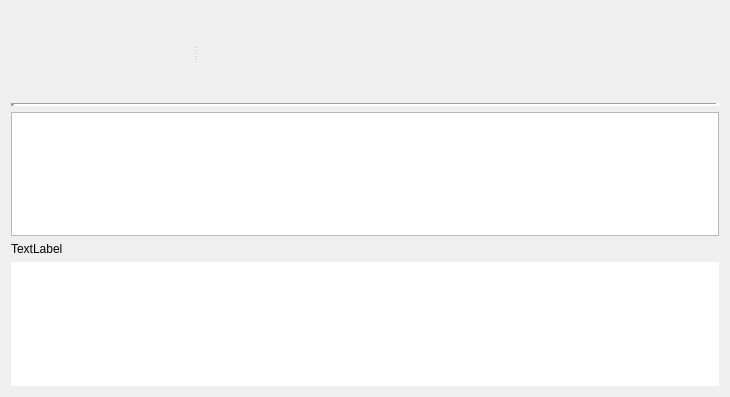
                  <widget class="QWidget" name="scrollAreaWidgetContents_2">
                   <property name="geometry">
                    <rect>
                     <x>0</x>
                     <y>0</y>
                     <width>730</width>
                     <height>397</height>
                    </rect>
                   </property>
                   <layout class="QVBoxLayout" name="verticalLayout_12">
                    <item>
                     <widget class="QSplitter" name="splitter_2">
                      <property name="orientation">
                       <enum>Qt::Orientation::Horizontal</enum>
                      </property>
                      <widget class="QLabel" name="cover">
                       <property name="maximumSize">
                        <size>
                         <width>240</width>
                         <height>240</height>
                        </size>
                       </property>
                       <property name="text">
                        <string/>
                       </property>
                       <property name="scaledContents">
                        <bool>true</bool>
                       </property>
                      </widget>
                      <widget class="QWidget" name="metaContainer" native="true">
                       <layout class="QVBoxLayout" name="verticalLayout_10">
                        <item>
                         <spacer name="verticalSpacer">
                          <property name="orientation">
                           <enum>Qt::Orientation::Vertical</enum>
                          </property>
                          <property name="sizeHint" stdset="0">
                           <size>
                            <width>20</width>
                            <height>40</height>
                           </size>
                          </property>
                         </spacer>
                        </item>
                        <item>
                         <widget class="QLabel" name="title">
                          <property name="font">
                           <font>
                            <pointsize>14</pointsize>
                            <bold>true</bold>
                           </font>
                          </property>
                          <property name="text">
                           <string/>
                          </property>
                          <property name="wordWrap">
                           <bool>true</bool>
                          </property>
                         </widget>
                        </item>
                        <item>
                         <widget class="QLabel" name="artist">
                          <property name="font">
                           <font>
                            <pointsize>11</pointsize>
                           </font>
                          </property>
                          <property name="text">
                           <string/>
                          </property>
                          <property name="wordWrap">
                           <bool>true</bool>
                          </property>
                         </widget>
                        </item>
                        <item>
                         <widget class="QLabel" name="album">
                          <property name="font">
                           <font>
                            <pointsize>10</pointsize>
                           </font>
                          </property>
                          <property name="text">
                           <string/>
                          </property>
                          <property name="wordWrap">
                           <bool>true</bool>
                          </property>
                         </widget>
                        </item>
                        <item>
                         <widget class="QLabel" name="year">
                          <property name="text">
                           <string/>
                          </property>
                         </widget>
                        </item>
                       </layout>
                      </widget>
                     </widget>
                    </item>
                    <item>
                     <widget class="Line" name="line">
                      <property name="lineWidth">
                       <number>4</number>
                      </property>
                      <property name="orientation">
                       <enum>Qt::Orientation::Horizontal</enum>
                      </property>
                     </widget>
                    </item>
                    <item>
                     <widget class="QTextBrowser" name="description">
                      <property name="enabled">
                       <bool>true</bool>
                      </property>
                     </widget>
                    </item>
                    <item>
                     <widget class="QLabel" name="license">
                      <property name="text">
                       <string>TextLabel</string>
                      </property>
                     </widget>
                    </item>
                    <item>
                     <widget class="QTextBrowser" name="linksBrowser">
                      <property name="frameShape">
                       <enum>QFrame::Shape::NoFrame</enum>
                      </property>
                      <property name="frameShadow">
                       <enum>QFrame::Shadow::Plain</enum>
                      </property>
                      <property name="lineWidth">
                       <number>0</number>
                      </property>
                      <property name="html">
                       <string>&lt;!DOCTYPE HTML PUBLIC &quot;-//W3C//DTD HTML 4.0//EN&quot; &quot;http://www.w3.org/TR/REC-html40/strict.dtd&quot;&gt;
&lt;html&gt;&lt;head&gt;&lt;meta name=&quot;qrichtext&quot; content=&quot;1&quot; /&gt;&lt;meta charset=&quot;utf-8&quot; /&gt;&lt;style type=&quot;text/css&quot;&gt;
p, li { white-space: pre-wrap; }
hr { height: 1px; border-width: 0; }
li.unchecked::marker { content: &quot;\2610&quot;; }
li.checked::marker { content: &quot;\2612&quot;; }
&lt;/style&gt;&lt;/head&gt;&lt;body style=&quot; font-family:'Segoe UI'; font-size:9pt; font-weight:400; font-style:normal;&quot;&gt;
&lt;p style=&quot;-qt-paragraph-type:empty; margin-top:0px; margin-bottom:0px; margin-left:0px; margin-right:0px; -qt-block-indent:0; text-indent:0px;&quot;&gt;&lt;br /&gt;&lt;/p&gt;&lt;/body&gt;&lt;/html&gt;</string>
                      </property>
                     </widget>
                    </item>
                   </layout>
                  </widget>
